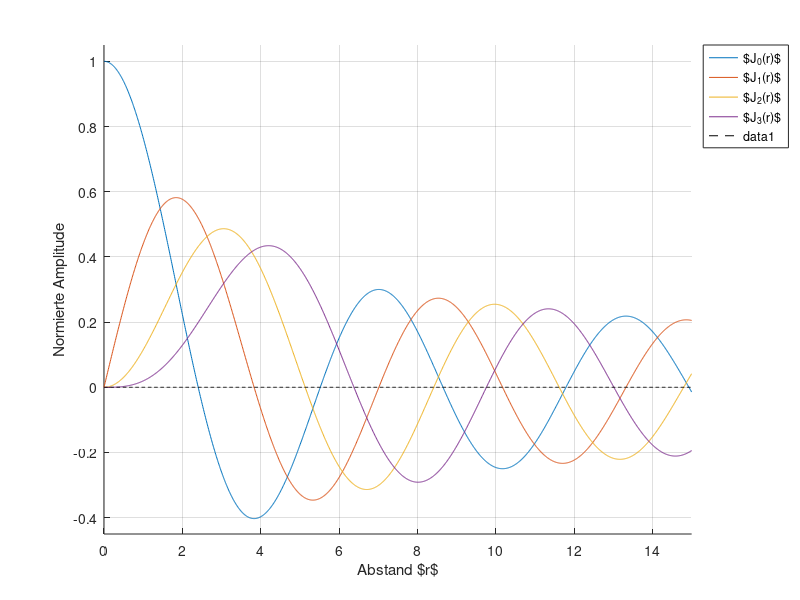

MATLAB code to generate this figure:

r=[0:0.01:15];

n=[0:1:3];

h = figure("visible", "off");
hold all;
leg='';

for i=1:length(n)
  plot(r,besselj(n(i),r));
  leg=strcat(leg,'$J_{',num2str(n(i)),'}(r)$;');
endfor
grid on;
axis([r(1) r(length(r)) -0.45 1.05]);
leg(length(leg)) = ''; %Letztes Semikolon entfernen
legend(strsplit(leg,';'),"location",'northeastoutside');
xlabel('Abstand $r$');
ylabel('Normierte Amplitude');
plot(r,zeros(1,length(r)),'--k');
print('-dpdflatexstandalone','besselfunction','-F:20');
close
